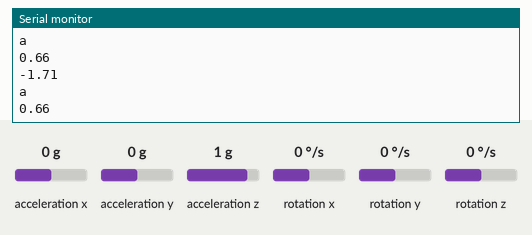
The sketch below on a simulated Arduino Uno, built with avr-gcc and run on an emulated ATmega328P. Shown: the last lines printed to the serial monitor. The inputs (shaded band) are chosen by the test bench; at power-on: rotation x 0 °/s, rotation z 0 °/s, acceleration x 0 g, acceleration y 0 g, acceleration z 1 g, rotation y 0 °/s.

Above: at 5.2 s.
5.3 s: rotation x set to -192 °/s
At 6.2 s:
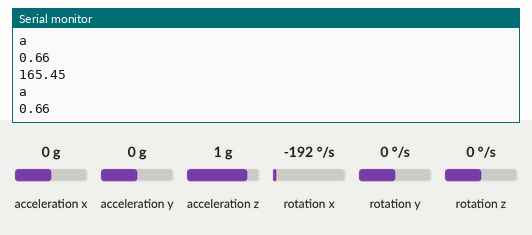
6.8 s: rotation z set to -192 °/s
At 7.4 s:
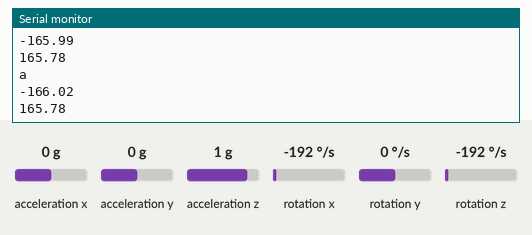
8.3 s: rotation x set to -100 °/s
At 9.3 s:
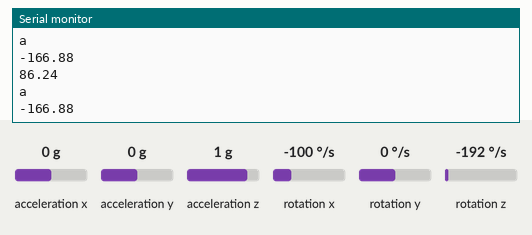
Timing chart, 0 to 11.3 s (numbered marks = the images above; inputs shaded):
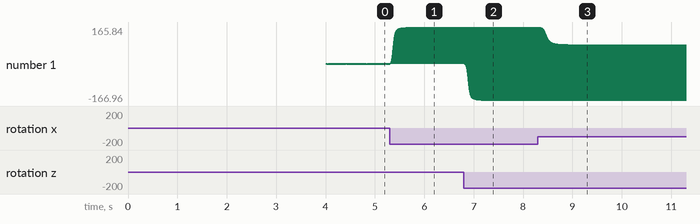

The sketch:

MPU6050.ino
```cpp
#include <Wire.h>
#include <MPU6050.h>
#include <SimpleKalmanFilter.h>  // Thêm thư viện SimpleKalmanFilter

MPU6050 mpu;
int16_t ax, ay, az, gx, gy, gz;
float vx, vy;

// Khởi tạo bộ lọc Kalman cho trục X và Y
SimpleKalmanFilter kalmanX(2.0, 1.0, 0.01);  // Q, R, P cho trục X
SimpleKalmanFilter kalmanY(2.0, 1.0, 0.01);  // Q, R, P cho trục Y


void setup()
{
  Serial.begin(19200);
  pinMode(16, INPUT_PULLUP);  // LEFT CLICK
  pinMode(10, INPUT_PULLUP);  // Right click
  while (!Serial); // unless serial cable is connected, do nothing
  delay(4000);  // additional delay
  Wire.begin();
  mpu.initialize();
  if (!mpu.testConnection()) { while (1); }   // wait here infinitely till sensor initializes.

  Serial.println("Sensor initialized");

}

void loop()
{
  mpu.getMotion6(&ax, &ay, &az, &gx, &gy, &gz);


  // Chuyển đổi gx và gz thành vx và vy
  vx = -(gx + 260) / 150.0;
  vy = (gz + 100) / 150.0;

  // Lọc dữ liệu bằng bộ lọc Kalman
  vx = kalmanX.updateEstimate(vx);  // Dùng bộ lọc Kalman cho trục X
  vy = kalmanY.updateEstimate(vy);  // Dùng bộ lọc Kalman cho trục Y

  // In ra kết quả
  Serial.println(vx);
  Serial.println("a");
  Serial.println(vy);

  delay(5);
}
```

Measured:
- after the input at 5.3 s, the serial monitor: prints a new line at once (image 1)
- plotted number 1: 0.66 → 165.7 after the input at 5.3 s
